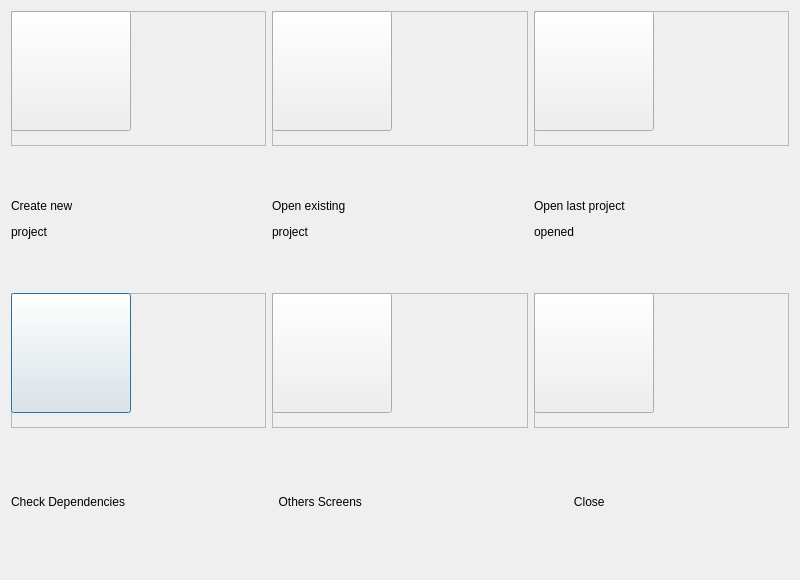
<?xml version="1.0" encoding="UTF-8"?>
<ui version="4.0">
 <class>Dialog</class>
 <widget class="QDialog" name="Dialog">
  <property name="geometry">
   <rect>
    <x>0</x>
    <y>0</y>
    <width>800</width>
    <height>580</height>
   </rect>
  </property>
  <property name="windowTitle">
   <string>Start Screen</string>
  </property>
  <property name="windowIcon">
   <iconset>
    <normaloff>../../../xdg/openshot.svg</normaloff>../../../xdg/openshot.svg</iconset>
  </property>
  <property name="locale">
   <locale language="English" country="UnitedStates"/>
  </property>
  <layout class="QGridLayout" name="gridLayout">
   <item row="3" column="0">
    <widget class="QLabel" name="lblrunwizard">
     <property name="text">
      <string>Check Dependencies</string>
     </property>
    </widget>
   </item>
   <item row="3" column="1">
    <widget class="QLabel" name="lblotherscreen">
     <property name="text">
      <string>  Others Screens</string>
     </property>
    </widget>
   </item>
   <item row="2" column="0">
    <widget class="QFrame" name="frame_4">
     <property name="frameShape">
      <enum>QFrame::StyledPanel</enum>
     </property>
     <property name="frameShadow">
      <enum>QFrame::Raised</enum>
     </property>
     <widget class="QPushButton" name="btncheckdependencies">
      <property name="geometry">
       <rect>
        <x>0</x>
        <y>0</y>
        <width>120</width>
        <height>120</height>
       </rect>
      </property>
      <property name="icon">
       <iconset>
        <normaloff>../../images/compositions-icon.png</normaloff>../../images/compositions-icon.png</iconset>
      </property>
      <property name="iconSize">
       <size>
        <width>120</width>
        <height>120</height>
       </size>
      </property>
     </widget>
    </widget>
   </item>
   <item row="0" column="2">
    <widget class="QFrame" name="frame_3">
     <property name="frameShape">
      <enum>QFrame::StyledPanel</enum>
     </property>
     <property name="frameShadow">
      <enum>QFrame::Raised</enum>
     </property>
     <widget class="QPushButton" name="btnopenlastproject">
      <property name="geometry">
       <rect>
        <x>0</x>
        <y>0</y>
        <width>120</width>
        <height>120</height>
       </rect>
      </property>
      <property name="icon">
       <iconset>
        <normaloff>../../images/folder-video.png</normaloff>../../images/folder-video.png</iconset>
      </property>
      <property name="iconSize">
       <size>
        <width>120</width>
        <height>120</height>
       </size>
      </property>
     </widget>
    </widget>
   </item>
   <item row="3" column="2">
    <widget class="QLabel" name="lblquit">
     <property name="text">
      <string>            Close</string>
     </property>
     <property name="alignment">
      <set>Qt::AlignLeading|Qt::AlignLeft|Qt::AlignVCenter</set>
     </property>
    </widget>
   </item>
   <item row="1" column="1">
    <widget class="QLabel" name="lblopenproject">
     <property name="text">
      <string>&lt;html&gt;&lt;head/&gt;&lt;body&gt;&lt;p&gt;Open existing&lt;/p&gt;&lt;p&gt; project&lt;/p&gt;&lt;/body&gt;&lt;/html&gt;</string>
     </property>
    </widget>
   </item>
   <item row="0" column="0">
    <widget class="QFrame" name="frame">
     <property name="frameShape">
      <enum>QFrame::StyledPanel</enum>
     </property>
     <property name="frameShadow">
      <enum>QFrame::Raised</enum>
     </property>
     <widget class="QPushButton" name="btncreatenewproject">
      <property name="geometry">
       <rect>
        <x>0</x>
        <y>0</y>
        <width>120</width>
        <height>120</height>
       </rect>
      </property>
      <property name="icon">
       <iconset>
        <normaloff>../../images/krita-icon.png</normaloff>../../images/krita-icon.png</iconset>
      </property>
      <property name="iconSize">
       <size>
        <width>120</width>
        <height>120</height>
       </size>
      </property>
     </widget>
    </widget>
   </item>
   <item row="2" column="2">
    <widget class="QFrame" name="frame_6">
     <property name="frameShape">
      <enum>QFrame::StyledPanel</enum>
     </property>
     <property name="frameShadow">
      <enum>QFrame::Raised</enum>
     </property>
     <widget class="QPushButton" name="btnclose">
      <property name="geometry">
       <rect>
        <x>0</x>
        <y>0</y>
        <width>120</width>
        <height>120</height>
       </rect>
      </property>
      <property name="icon">
       <iconset>
        <normaloff>../../images/system-shutdown.png</normaloff>../../images/system-shutdown.png</iconset>
      </property>
      <property name="iconSize">
       <size>
        <width>120</width>
        <height>120</height>
       </size>
      </property>
     </widget>
    </widget>
   </item>
   <item row="2" column="1">
    <widget class="QFrame" name="frame_5">
     <property name="frameShape">
      <enum>QFrame::StyledPanel</enum>
     </property>
     <property name="frameShadow">
      <enum>QFrame::Raised</enum>
     </property>
     <widget class="QPushButton" name="btnothersscreens">
      <property name="geometry">
       <rect>
        <x>0</x>
        <y>0</y>
        <width>120</width>
        <height>120</height>
       </rect>
      </property>
      <property name="icon">
       <iconset>
        <normaloff>../../images/camera-icon.png</normaloff>../../images/camera-icon.png</iconset>
      </property>
      <property name="iconSize">
       <size>
        <width>120</width>
        <height>120</height>
       </size>
      </property>
     </widget>
    </widget>
   </item>
   <item row="1" column="2">
    <widget class="QLabel" name="lblopenlastproject">
     <property name="text">
      <string>&lt;html&gt;&lt;head/&gt;&lt;body&gt;&lt;p&gt;Open last project &lt;/p&gt;&lt;p&gt;opened&lt;/p&gt;&lt;/body&gt;&lt;/html&gt;</string>
     </property>
    </widget>
   </item>
   <item row="1" column="0">
    <widget class="QLabel" name="lblnew">
     <property name="text">
      <string>&lt;html&gt;&lt;head/&gt;&lt;body&gt;&lt;p&gt;Create new&lt;/p&gt;&lt;p&gt; project&lt;/p&gt;&lt;/body&gt;&lt;/html&gt;</string>
     </property>
    </widget>
   </item>
   <item row="0" column="1">
    <widget class="QFrame" name="frame_2">
     <property name="frameShape">
      <enum>QFrame::StyledPanel</enum>
     </property>
     <property name="frameShadow">
      <enum>QFrame::Raised</enum>
     </property>
     <widget class="QPushButton" name="btnopenexistingproject">
      <property name="geometry">
       <rect>
        <x>0</x>
        <y>0</y>
        <width>120</width>
        <height>120</height>
       </rect>
      </property>
      <property name="icon">
       <iconset>
        <normaloff>../../images/folder-blue.png</normaloff>../../images/folder-blue.png</iconset>
      </property>
      <property name="iconSize">
       <size>
        <width>120</width>
        <height>120</height>
       </size>
      </property>
     </widget>
    </widget>
   </item>
  </layout>
 </widget>
 <resources/>
 <connections>
  <connection>
   <sender>btnclose</sender>
   <signal>clicked()</signal>
   <receiver>Dialog</receiver>
   <slot>reject()</slot>
   <hints>
    <hint type="sourcelabel">
     <x>667</x>
     <y>360</y>
    </hint>
    <hint type="destinationlabel">
     <x>772</x>
     <y>433</y>
    </hint>
   </hints>
  </connection>
  <connection>
   <sender>btncreatenewproject</sender>
   <signal>clicked()</signal>
   <receiver>Dialog</receiver>
   <slot>accept()</slot>
   <hints>
    <hint type="sourcelabel">
     <x>168</x>
     <y>124</y>
    </hint>
    <hint type="destinationlabel">
     <x>256</x>
     <y>252</y>
    </hint>
   </hints>
  </connection>
  <connection>
   <sender>btnopenexistingproject</sender>
   <signal>clicked()</signal>
   <receiver>Dialog</receiver>
   <slot>accept()</slot>
   <hints>
    <hint type="sourcelabel">
     <x>389</x>
     <y>149</y>
    </hint>
    <hint type="destinationlabel">
     <x>485</x>
     <y>245</y>
    </hint>
   </hints>
  </connection>
  <connection>
   <sender>btnopenlastproject</sender>
   <signal>clicked()</signal>
   <receiver>Dialog</receiver>
   <slot>accept()</slot>
   <hints>
    <hint type="sourcelabel">
     <x>637</x>
     <y>155</y>
    </hint>
    <hint type="destinationlabel">
     <x>781</x>
     <y>230</y>
    </hint>
   </hints>
  </connection>
  <connection>
   <sender>btncheckdependencies</sender>
   <signal>clicked()</signal>
   <receiver>Dialog</receiver>
   <slot>accept()</slot>
   <hints>
    <hint type="sourcelabel">
     <x>161</x>
     <y>408</y>
    </hint>
    <hint type="destinationlabel">
     <x>233</x>
     <y>534</y>
    </hint>
   </hints>
  </connection>
  <connection>
   <sender>btnothersscreens</sender>
   <signal>clicked()</signal>
   <receiver>Dialog</receiver>
   <slot>accept()</slot>
   <hints>
    <hint type="sourcelabel">
     <x>383</x>
     <y>331</y>
    </hint>
    <hint type="destinationlabel">
     <x>555</x>
     <y>549</y>
    </hint>
   </hints>
  </connection>
 </connections>
</ui>
